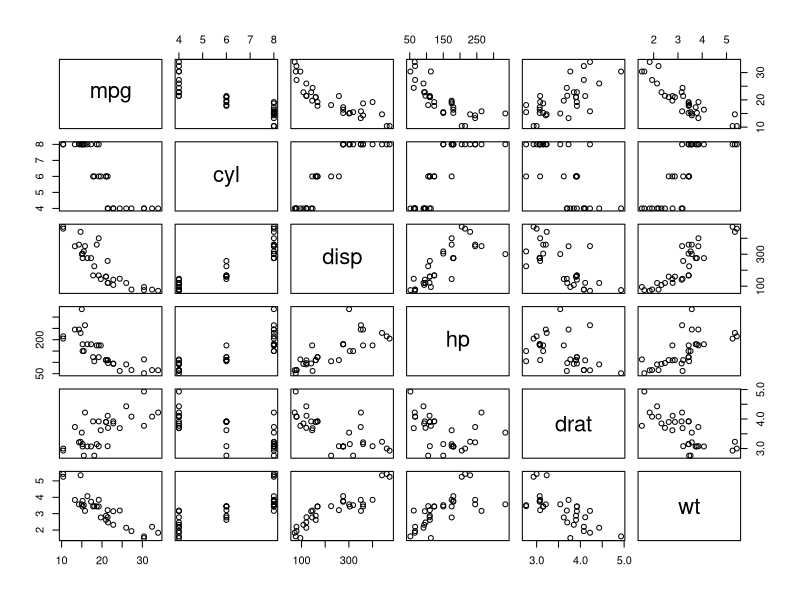
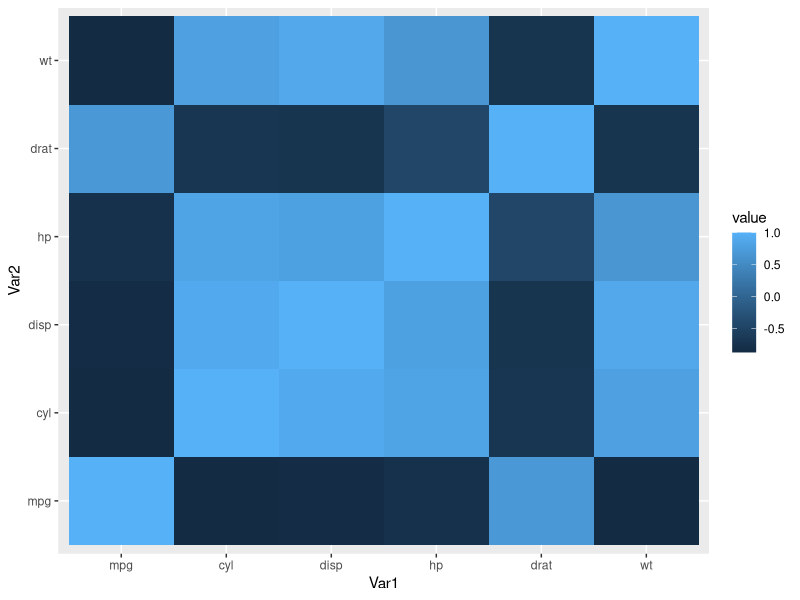

Reproduce these figures in R, in order.
library(ggplot2)
library(reshape2)

carData <- mtcars[, -7:-11]
plot(carData)
qplot(x = Var1, y = Var2, data = melt(cor(carData)), fill = value, geom = "tile")
